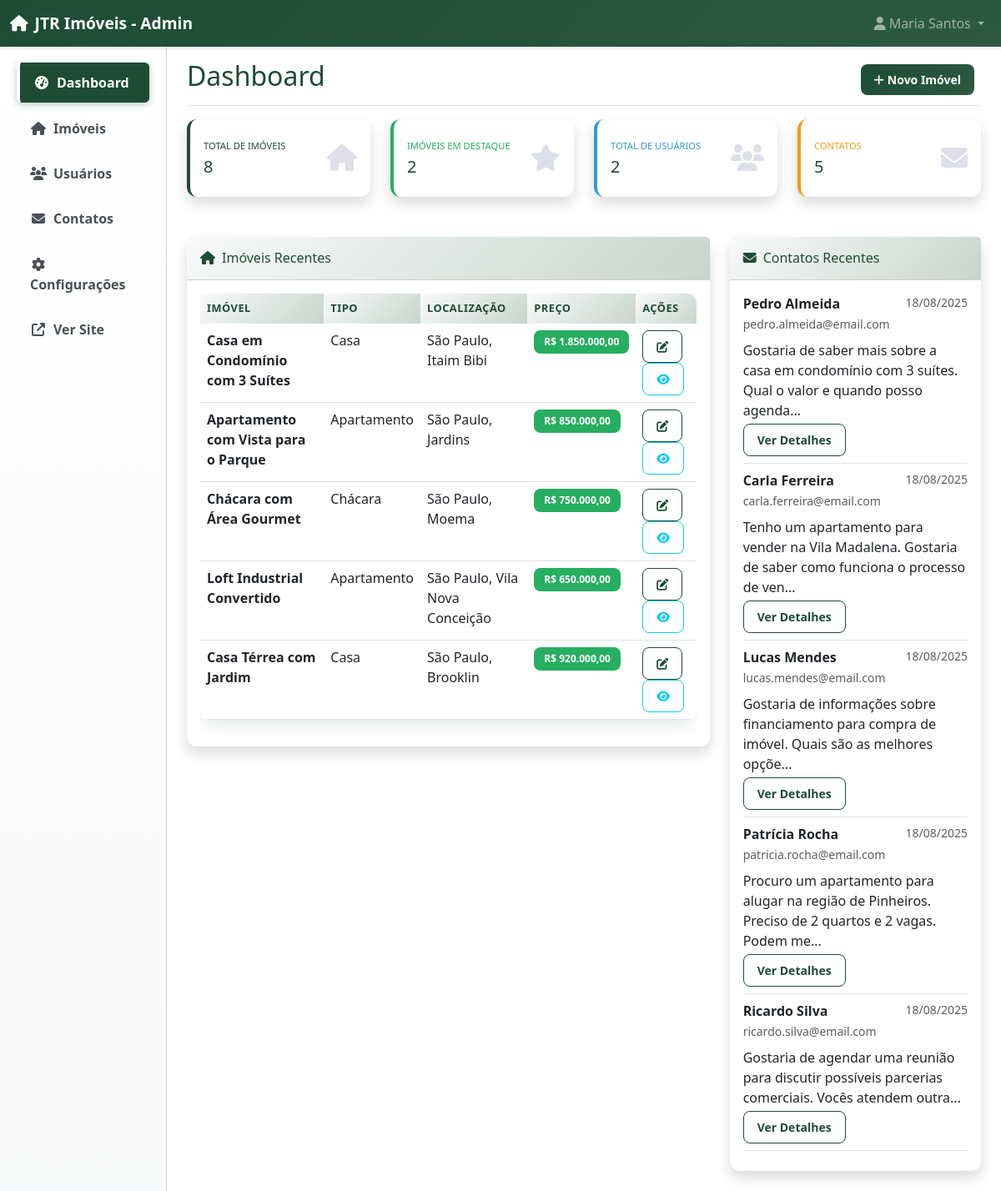
Page /admin/index.php (signed in) on the committed database.
### tables this page shows
CREATE TABLE imoveis (
    id INT AUTO_INCREMENT PRIMARY KEY,
    titulo VARCHAR(200) NOT NULL,
    descricao TEXT,
    tipo_id INT NOT NULL,
    localizacao_id INT NOT NULL,
    preco DECIMAL(12,2) NOT NULL,
    area_total DECIMAL(8,2),
    area_construida DECIMAL(8,2),
    quartos INT DEFAULT 0,
    banheiros INT DEFAULT 0,
    vagas INT DEFAULT 0,
    suites INT DEFAULT 0,
    endereco VARCHAR(200),
    numero VARCHAR(20),
    complemento VARCHAR(100),
    latitude DECIMAL(10,8),
    longitude DECIMAL(11,8),
    status ENUM('disponivel', 'vendido', 'alugado', 'reservado') DEFAULT 'disponivel',
    destaque BOOLEAN DEFAULT FALSE,
    usuario_id INT NOT NULL,
    data_criacao TIMESTAMP DEFAULT CURRENT_TIMESTAMP,
    data_atualizacao TIMESTAMP DEFAULT CURRENT_TIMESTAMP ON UPDATE CURRENT_TIMESTAMP,
    FOREIGN KEY (tipo_id) REFERENCES tipos_imovel(id),
    FOREIGN KEY (localizacao_id) REFERENCES localizacoes(id),
    FOREIGN KEY (usuario_id) REFERENCES usuarios(id)
);

CREATE TABLE tipos_imovel (
    id INT AUTO_INCREMENT PRIMARY KEY,
    nome VARCHAR(50) NOT NULL,
    descricao TEXT,
    ativo BOOLEAN DEFAULT TRUE
);

CREATE TABLE contatos (
    id INT AUTO_INCREMENT PRIMARY KEY,
    nome VARCHAR(100) NOT NULL,
    email VARCHAR(100) NOT NULL,
    telefone VARCHAR(20),
    assunto VARCHAR(200),
    mensagem TEXT NOT NULL,
    origem VARCHAR(50) DEFAULT 'site',
    status ENUM('novo', 'em_contato', 'respondido', 'finalizado') DEFAULT 'novo',
    data_criacao TIMESTAMP DEFAULT CURRENT_TIMESTAMP,
    data_atualizacao TIMESTAMP DEFAULT CURRENT_TIMESTAMP ON UPDATE CURRENT_TIMESTAMP
);

### config/database.php (called while the page is built, shortened)
<?php
try {
    $pdo = new PDO("mysql:host=" . DB_HOST . ";dbname=" . DB_NAME . ";charset=utf8", DB_USER, DB_PASS);
    $pdo->setAttribute(PDO::ATTR_ERRMODE, PDO::ERRMODE_EXCEPTION);
    $pdo->setAttribute(PDO::ATTR_DEFAULT_FETCH_MODE, PDO::FETCH_ASSOC);
} catch(PDOException $e) {
    die("Erro na conexão: " . $e->getMessage());
}
function query($sql, $params = []) {
    global $pdo;
    $stmt = $pdo->prepare($sql);
    $stmt->execute($params);
    return $stmt;
}
function fetch($sql, $params = []) {
    $stmt = query($sql, $params);
    return $stmt->fetch();
}
function fetchAll($sql, $params = []) {
    $stmt = query($sql, $params);
    return $stmt->fetchAll();
}
?>

### admin/index.php (the view, shortened to what this page needs)
<?php
require_once '../config/database.php';
$total_imoveis = fetch("SELECT COUNT(*) as total FROM imoveis")['total'];
$total_usuarios = fetch("SELECT COUNT(*) as total FROM usuarios")['total'];
$total_contatos = fetch("SELECT COUNT(*) as total FROM contatos")['total'];
$imoveis_destaque = fetch("SELECT COUNT(*) as total FROM imoveis WHERE destaque = 1")['total'];
$imoveis_recentes = fetchAll("
    SELECT i.*, t.nome as tipo_nome, l.cidade, l.bairro
    FROM imoveis i
    LEFT JOIN tipos_imovel t ON i.tipo_id = t.id
    LEFT JOIN localizacoes l ON i.localizacao_id = l.id
    ORDER BY i.data_criacao DESC
    LIMIT 5
");
$contatos_recentes = fetchAll("
    SELECT * FROM contatos
    ORDER BY data_criacao DESC
    LIMIT 5
");
include 'includes/header.php';
?>
<div class="d-flex justify-content-between flex-wrap flex-md-nowrap align-items-center pt-3 pb-2 mb-3 border-bottom">
    <h1 class="h2">Dashboard</h1>
    <div class="btn-toolbar mb-2 mb-md-0">
        <div class="btn-group me-2">
            <a href="imoveis/adicionar.php" class="btn btn-sm btn-primary">
                <i class="fas fa-plus me-1"></i>Novo Imóvel
            </a>
        </div>
    </div>
</div>
<div class="row mb-4">
    <div class="col-xl-3 col-md-6 mb-4">
        <div class="card border-left-primary shadow h-100 py-2">
            <div class="card-body">
                <div class="row no-gutters align-items-center">
                    <div class="col mr-2">
                        <div class="text-xs font-weight-bold text-primary text-uppercase mb-1">
                            Total de Imóveis
                        </div>
                        <div class="h5 mb-0 font-weight-bold text-gray-800"><?php echo $total_imoveis; ?></div>
                    </div>
                    <div class="col-auto">
                        <i class="fas fa-home fa-2x text-gray-300"></i>
                    </div>
                </div>
            </div>
        </div>
    </div>
    <div class="col-xl-3 col-md-6 mb-4">
        <div class="card border-left-success shadow h-100 py-2">
            <div class="card-body">
                <div class="row no-gutters align-items-center">
                    <div class="col mr-2">
                        <div class="text-xs font-weight-bold text-success text-uppercase mb-1">
                            Imóveis em Destaque
                        </div>
                        <div class="h5 mb-0 font-weight-bold text-gray-800"><?php echo $imoveis_destaque; ?></div>
                    </div>
                    <div class="col-auto">
                        <i class="fas fa-star fa-2x text-gray-300"></i>
                    </div>
                </div>
            </div>
        </div>
    </div>
    <div class="col-xl-3 col-md-6 mb-4">
        <div class="card border-left-info shadow h-100 py-2">
            <div class="card-body">
                <div class="row no-gutters align-items-center">
                    <div class="col mr-2">
                        <div class="text-xs font-weight-bold text-info text-uppercase mb-1">
                            Total de Usuários
                        </div>
                        <div class="h5 mb-0 font-weight-bold text-gray-800"><?php echo $total_usuarios; ?></div>
                    </div>
                    <div class="col-auto">
                        <i class="fas fa-users fa-2x text-gray-300"></i>
                    </div>
                </div>
            </div>
        </div>
    </div>
    <div class="col-xl-3 col-md-6 mb-4">
        <div class="card border-left-warning shadow h-100 py-2">
            <div class="card-body">
                <div class="row no-gutters align-items-center">
                    <div class="col mr-2">
                        <div class="text-xs font-weight-bold text-warning text-uppercase mb-1">
                            Contatos
                        </div>
                        <div class="h5 mb-0 font-weight-bold text-gray-800"><?php echo $total_contatos; ?></div>
                    </div>
                    <div class="col-auto">
                        <i class="fas fa-envelope fa-2x text-gray-300"></i>
                    </div>
                </div>
            </div>
        </div>
    </div>
</div>
<div class="row">
    <div class="col-xl-8 col-lg-7">
        <div class="card shadow mb-4">
            <div class="card-header py-3">
                <h6 class="m-0 font-weight-bold text-primary">
                    <i class="fas fa-home me-2"></i>Imóveis Recentes
                </h6>
            </div>
            <div class="card-body">
                <?php if (empty($imoveis_recentes)): ?>
                    <p class="text-muted">Nenhum imóvel cadastrado ainda.</p>
                <?php else: ?>
                    <div class="table-responsive">
                        <table class="table table-hover">
                            <thead>
                                <tr>
                                    <th>Imóvel</th>
                                    <th>Tipo</th>
                                    <th>Localização</th>
                                    <th>Preço</th>
                                    <th>Ações</th>
                                </tr>
                            </thead>
                            <tbody>
                                <?php foreach ($imoveis_recentes as $imovel): ?>
                                    <tr>
                                        <td>
                                            <strong><?php echo htmlspecialchars($imovel['titulo']); ?></strong>
                                        </td>
                                        <td><?php echo htmlspecialchars($imovel['tipo_nome'] ?? 'N/A'); ?></td>
                                        <td>
                                            <?php
                                            $localizacao = [];
                                            if (!empty($imovel['cidade'])) $localizacao[] = $imovel['cidade'];
                                            if (!empty($imovel['bairro'])) $localizacao[] = $imovel['bairro'];
                                            echo htmlspecialchars(implode(', ', $localizacao) ?: 'N/A');
                                            ?>
                                        </td>
                                        <td>
                                            <span class="badge bg-success">
                                                R$ <?php echo number_format($imovel['preco'], 2, ',', '.'); ?>
                                            </span>
                                        </td>
                                        <td>
                                            <a href="imoveis/editar.php?id=<?php echo $imovel['id']; ?>"
                                               class="btn btn-sm btn-outline-primary">
                                                <i class="fas fa-edit"></i>
                                            </a>
                                            <a href="../imovel-detalhes.php?id=<?php echo $imovel['id']; ?>"
                                               target="_blank" class="btn btn-sm btn-outline-info">
                                                <i class="fas fa-eye"></i>
                                            </a>
                                        </td>
                                    </tr>
                                <?php endforeach; ?>
                            </tbody>
                        </table>
                    </div>
                <?php endif; ?>
            </div>
        </div>
    </div>
    <div class="col-xl-4 col-lg-5">
        <div class="card shadow mb-4">
            <div class="card-header py-3">
                <h6 class="m-0 font-weight-bold text-primary">
                    <i class="fas fa-envelope me-2"></i>Contatos Recentes
                </h6>
            </div>
            <div class="card-body">
                <?php if (empty($contatos_recentes)): ?>
                    <p class="text-muted">Nenhum contato recebido ainda.</p>
                <?php else: ?>
                    <?php foreach ($contatos_recentes as $contato): ?>
                        <div class="border-bottom pb-2 mb-2">
                            <div class="d-flex justify-content-between align-items-start">
                                <div>
                                    <strong><?php echo htmlspecialchars($contato['nome']); ?></strong>
                                    <br>
                                    <small class="text-muted"><?php echo htmlspecialchars($contato['email']); ?></small>
                                </div>
                                <small class="text-muted">
                                    <?php echo date('d/m/Y', strtotime($contato['data_criacao'])); ?>
                                </small>
                            </div>
                            <p class="mb-1 mt-2"><?php echo htmlspecialchars(substr($contato['mensagem'], 0, 100)); ?>...</p>
                            <a href="contatos/visualizar.php?id=<?php echo $contato['id']; ?>"
                               class="btn btn-sm btn-outline-primary">
                                Ver Detalhes
                            </a>
                        </div>
                    <?php endforeach; ?>
                <?php endif; ?>
            </div>
        </div>
    </div>
</div>
<?php include 'includes/footer.php'; ?>

### admin/assets/css/admin.css (style rules this page uses)
:root { --primary-color: #1D4C34; --secondary-color: #2d5a3f; --success-color: #27ae60; --info-color: #3498db; --warning-color: #f39c12; --danger-color: #e74c3c; --light-color: #f8f9fa; --dark-color: #1D4C34; --accent-color: #4a7c59; --text-color: #1D4C34; --border-color: #c8d5cc; --logo-green: #1D4C34; --sidebar-width: 250px; }
body { font-family: 'Segoe UI', Tahoma, Geneva, Verdana, sans-serif; background-color: var(--light-color); color: var(--dark-color); }
.card { border: none; border-radius: 0.75rem; box-shadow: 0 0.15rem 1.75rem 0 rgba(29, 76, 52, 0.15); transition: transform 0.2s ease, box-shadow 0.2s ease; }
.card-header { background: linear-gradient(135deg, #f8f9fa 0%, var(--border-color) 100%); border-bottom: 1px solid var(--border-color); font-weight: 700; color: var(--primary-color); }
.border-left-primary { border-left: 0.25rem solid var(--primary-color) !important; }
.border-left-success { border-left: 0.25rem solid var(--success-color) !important; }
.border-left-info { border-left: 0.25rem solid var(--info-color) !important; }
.border-left-warning { border-left: 0.25rem solid var(--warning-color) !important; }
.text-xs { font-size: 0.7rem; }
.text-gray-800 { color: var(--dark-color) !important; }
.text-gray-300 { color: #dddfeb !important; }
.btn { border-radius: 0.5rem; font-weight: 600; padding: 0.5rem 1rem; transition: all 0.2s ease; }
.btn-primary { background: linear-gradient(135deg, var(--primary-color) 0%, var(--secondary-color) 100%); border: none; }
.btn-outline-primary { border-color: var(--primary-color); color: var(--primary-color); }
.table { background-color: #fff; border-radius: 0.75rem; overflow: hidden; box-shadow: 0 0.15rem 1.75rem 0 rgba(29, 76, 52, 0.15); }
.table thead th { background: linear-gradient(135deg, #f8f9fa 0%, var(--border-color) 100%); border: none; font-weight: 700; color: var(--primary-color); text-transform: uppercase; font-size: 0.8rem; letter-spacing: 0.5px; }
.badge { font-size: 0.75rem; font-weight: 600; padding: 0.5rem 0.75rem; border-radius: 0.5rem; }
.card, .alert { animation: fadeInUp 0.5s ease; }
.text-primary { color: var(--primary-color) !important; }
.text-success { color: var(--success-color) !important; }
.text-info { color: var(--info-color) !important; }
.text-warning { color: var(--warning-color) !important; }
.bg-success { background-color: var(--success-color) !important; }

### rows in the picture
imoveis: titulo "Casa em Condomínio com 3 Suítes", tipo.nome "Casa", localizacao "São Paulo, Itaim Bibi", preco "1.850.000,00"
imoveis: titulo "Apartamento com Vista para o Parque", tipo.nome "Apartamento", localizacao "São Paulo, Jardins", preco "850.000,00"
imoveis: titulo "Chácara com Área Gourmet", tipo.nome "Chácara", localizacao "São Paulo, Moema", preco "750.000,00"
imoveis: titulo "Loft Industrial Convertido", tipo.nome "Apartamento", localizacao "São Paulo, Vila Nova Conceição", preco "650.000,00"
imoveis: titulo "Casa Térrea com Jardim", tipo.nome "Casa", localizacao "São Paulo, Brooklin", preco "920.000,00"
contatos: nome "Pedro Almeida", email "pedro.almeida@email.com", data_criacao "18/08/2025", mensagem "Gostaria de saber mais sobre a casa em condomínio com 3 suítes. Qual o valor e quando posso agenda"
contatos: nome "Carla Ferreira", email "carla.ferreira@email.com", data_criacao "18/08/2025", mensagem "Tenho um apartamento para vender na Vila Madalena. Gostaria de saber como funciona o processo de ven"
contatos: nome "Lucas Mendes", email "lucas.mendes@email.com", data_criacao "18/08/2025", mensagem "Gostaria de informações sobre financiamento para compra de imóvel. Quais são as melhores opçõe"
contatos: nome "Patrícia Rocha", email "patricia.rocha@email.com", data_criacao "18/08/2025", mensagem "Procuro um apartamento para alugar na região de Pinheiros. Preciso de 2 quartos e 2 vagas. Podem me"
contatos: nome "Ricardo Silva", email "ricardo.silva@email.com", data_criacao "18/08/2025", mensagem "Gostaria de agendar uma reunião para discutir possíveis parcerias comerciais. Vocês atendem outra"

### other values in the picture
$_SESSION['admin_nome'] "Maria Santos"
$total_imoveis "8"
$imoveis_destaque "2"
$total_usuarios "2"
$total_contatos "5"
